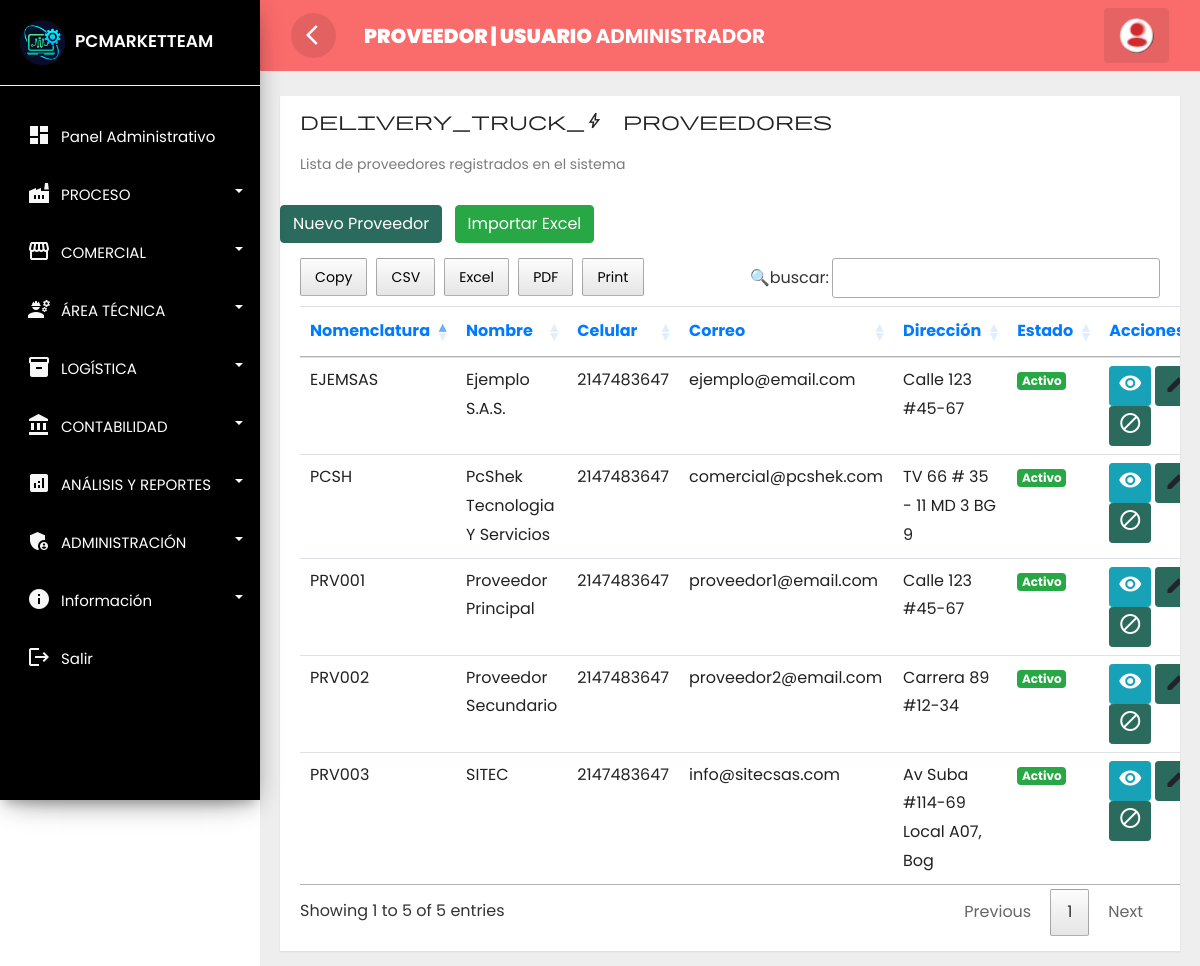
Screenshot of /frontend/proveedor/mostrar.php (signed in) with the database file from the repository.
### tables this page shows
CREATE TABLE `usuarios` (
  `id` int(11) NOT NULL,
  `nombre` varchar(30) NOT NULL,
  `usuario` varchar(45) NOT NULL,
  `correo` varchar(30) NOT NULL,
  `clave` text NOT NULL,
  `rol` char(1) NOT NULL,
  `foto` text DEFAULT NULL,
  `estado` char(1) NOT NULL,
  `fere` timestamp NOT NULL DEFAULT current_timestamp(),
  `idsede` varchar(25) DEFAULT NULL
);

CREATE TABLE `proveedores` (
  `id` int(11) NOT NULL,
  `privado` int(2) DEFAULT NULL,
  `nombre` varchar(30) DEFAULT NULL,
  `celu` int(10) DEFAULT NULL,
  `correo` varchar(30) DEFAULT NULL,
  `dire` varchar(30) DEFAULT NULL,
  `cuiprov` varchar(30) DEFAULT NULL,
  `nomenclatura` varchar(10) DEFAULT NULL,
  `nit` int(10) DEFAULT NULL,
  `fecha_creacion` timestamp NOT NULL DEFAULT current_timestamp(),
  `fecha_actualizacion` timestamp NOT NULL DEFAULT current_timestamp() ON UPDATE current_timestamp()
);

### frontend/proveedor/mostrar.php (the view, shortened to what this page needs)
<?php
require_once '../../config/ctconex.php';
$userInfo = null;
if (isset($_SESSION['id'])) {
    try {
        $stmt = $connect->prepare("SELECT id, nombre, usuario, correo, foto, idsede FROM usuarios WHERE id = ?");
        $stmt->execute([$_SESSION['id']]);
        $userInfo = $stmt->fetch(PDO::FETCH_ASSOC);
    } catch (PDOException $e) {
        error_log("Error obteniendo información del usuario: " . $e->getMessage());
        $userInfo = [
            'nombre' => 'PCUsuario',
            'usuario' => 'pc_usuario',
            'correo' => 'correo@pcmarkett.co',
            'foto' => 'reere.webp',
            'idsede' => 'Sede sin definir'
        ];
    }
}
?>
<?php if (isset($_SESSION['id'])) { ?>
<!doctype html>
<html lang="es">
<head>
    <link rel="stylesheet" href="../../backend/css/bootstrap.min.css">
    <link rel="stylesheet" href="../../backend/css/custom.css">
    <link rel="stylesheet" href="../../backend/css/loader.css">
    <link rel="stylesheet" type="text/css" href="../../backend/css/datatable.css">
    <link rel="stylesheet" type="text/css" href="../../backend/css/buttonsdataTables.css">
    <link rel="stylesheet" type="text/css" href="../../backend/css/font.css">
</head>
<body>
    <div class="wrapper">
        <?php include_once '../layouts/nav.php';
        include_once '../layouts/menu_data.php'; ?>
        <nav id="sidebar">
            <div class="sidebar-header">
                <h3><img src="../../backend/img/favicon.webp" class="img-fluid"><span>PCMARKETTEAM</span></h3>
            </div>
            <?php renderMenu($menu); ?>
        </nav>
        <div id="content">
<div class="top-navbar">
    <nav class="navbar navbar-expand-lg" style="background:rgb(250, 107, 107);">
        <div class="container-fluid">
        <button type="button" id="sidebarCollapse" class="d-xl-block d-lg-block d-md-none d-none">
        <span class="material-icons">arrow_back_ios</span>
        </button>
        <?php
        $titulo = "";
        switch ($_SESSION['rol']) {
        case 1:
        $titulo = "ADMINISTRADOR";
        break;
        }
        ?>
        <a class="navbar-brand" href="#" style="color: #fff; font-weight: bold;">
        <b>PROVEEDOR | USUARIO </b><?php echo htmlspecialchars($titulo); ?>
        </a>
        <ul class="nav navbar-nav ml-auto">
        <li class="dropdown nav-item active">
        <a href="#" class="nav-link" data-toggle="dropdown">
        <img src="../../backend/img/<?php echo htmlspecialchars($userInfo['foto'] ?? 'reere.webp'); ?>"
            alt="Foto de perfil"
            style="width: 35px; height: 35px; border-radius: 50%; object-fit: cover;">
        </a>
        </li>
        </ul>
        </div>
    </nav>
</div>
            <div class="main-content">
                <div class="row">
                    <div class="col-lg-12 col-md-12">
                        <div class="card" style="min-height: 485px">
                            <div class="card-header card-header-text">
                                <h4 class="card-title material-symbols-outlined"> delivery_truck_bolt Proveedores</h4>
                                <p class="category">Lista de proveedores registrados en el sistema</p>
                            </div>
                            <br>
                            <a href="../proveedor/nuevo.php" class="btn btn-danger text-white">Nuevo Proveedor</a>
                            <a href="../proveedor/importar.php" class="btn btn-success text-white ml-2">Importar
                                Excel</a>
                            <br>
                            <div class="card-content table-responsive">
                                <?php
                                $sentencia = $connect->prepare("SELECT * FROM proveedores ORDER BY nombre ASC;");
                                $sentencia->execute();
                                $data = array();
                                if ($sentencia) {
                                    while ($r = $sentencia->fetchObject()) {
                                        $data[] = $r;
                                    }
                                }
                                ?>
                                <?php if (count($data) > 0): ?>
                                    <table class="table table-hover" id="example">
                                        <thead class="text-primary">
                                            <tr>
                                                <th>Nomenclatura</th>
                                                <th>Nombre</th>
                                                <th>Celular</th>
                                                <th>Correo</th>
                                                <th>Dirección</th>
                                                <th>Estado</th>
                                                <th>Acciones</th>
                                            </tr>
                                        </thead>
                                        <tbody>
                                            <?php foreach ($data as $d): ?>
                                                <tr>
                                                    <td><?php echo $d->nomenclatura; ?></td>
                                                    <td><?php echo $d->nombre; ?></td>
                                                    <td><?php echo $d->celu; ?></td>
                                                    <td><?php echo $d->correo; ?></td>
                                                    <td><?php echo $d->dire; ?></td>
                                                    <td>
                                                        <?php if ($d->privado == 1) { ?>
                                                            <span class="badge badge-success">Activo</span>
                                                        <?php } else { ?>
                                                            <span class="badge badge-danger">Inactivo</span>
                                                        <?php } ?>
                                                    </td>
                                                    <td>
                                                        <a class="btn btn-info btn-sm"
                                                            href="../proveedor/ver.php?id=<?php echo $d->id; ?>">
                                                            <i class='material-icons' data-toggle='tooltip'
                                                                title='Ver detalles'>visibility</i>
                                                        </a>
                                                        <a class="btn btn-warning btn-sm"
                                                            href="../proveedor/editar.php?id=<?php echo $d->id; ?>">
                                                            <i class='material-icons' data-toggle='tooltip'
                                                                title='Editar'>edit</i>
                                                        </a>
                                                        <?php if ($d->privado == 1): ?>
                                                            <a class="btn btn-danger btn-sm"
                                                                href="../proveedor/desactivar.php?id=<?php echo $d->id; ?>">
                                                                <i class='material-icons' data-toggle='tooltip'
                                                                    title='Desactivar'>block</i>
                                                            </a>
                                                        <?php endif; ?>
                                                    </td>
                                                </tr>
                                            <?php endforeach; ?>
                                        </tbody>
                                    </table>
                                <?php else: ?>
                                    <div class="alert alert-warning" role="alert">
                                        No se encontraron proveedores registrados!
                                    </div>
                                <?php endif; ?>
                            </div>
                        </div>
                    </div>
                </div>
            </div>
        </div>
</body>
</html>
<?php } else {
    header('Location: ../error404.php');
} ?>

### frontend/layouts/nav.php
<?php
function getInlineStyle($class, $label = '') {
    $styles = [
        'style-triage1' => ['#e74c3c', '#c0392b', 'rgba(231,76,60,0.3)'],
        'style-control-calidad' => ['#b6b059', 'rgb(222, 217, 50)', 'rgba(255, 234, 5, 0.3)'],
        'style-mantenimiento' => ['#1abc9c', '#16a085', 'rgba(26,188,156,0.3)'],
        'style-electrico' => ['#3498db', '#2980b9', 'rgba(52,152,219,0.3)'],
        'style-estetico' => ['#2c3e50', '#34495e', 'rgba(44,62,80,0.3)'],
        'business' => ['#27ae60', '#229954', 'rgba(39,174,96,0.3)'],
        'style-triage2' => ['#f39c12', '#e67e22', 'rgba(243,156,18,0.3)'],
    ];
    if (isset($styles[$class])) {
        [$from, $to, $shadow] = $styles[$class];
        return sprintf(
            'style="background: linear-gradient(135deg, %s 0%%, %s 100%%); color: white; box-shadow: 0 4px 15px %s; transition: all 0.3s ease;"',
            $from, $to, $shadow
        );
    }
    return '';
}
function renderMenu($items) {
    echo '<ul class="list-unstyled components">';
    foreach ($items as $item) {
        $class = $item['class'] ?? '';
        $label = $item['label'] ?? '';
        $style = getInlineStyle($class, $label);
        $url = $item['url'] ?? '#';
        $icon = isset($item['icon']) ? "<i class=\"material-icons\">{$item['icon']}</i>" : '';
        if (isset($item['children'])) {
            $id = $item['id'] ?? 'menu_' . uniqid();
            echo "<li class=\"dropdown\">
                    <a href=\"{$url}\" data-toggle=\"collapse\" data-target=\"#{$id}\" aria-expanded=\"false\" class=\"dropdown-toggle {$class}\" data-debug=\"{$class}\"{$style}>
                        {$icon}<span>{$label}</span>
                    </a>
                    <ul class=\"collapse list-unstyled menu\" id=\"{$id}\">";
            renderMenu($item['children']);
            echo '</ul></li>';
        } else {
            $disabled = (!empty($item['disabled']) && $item['disabled']) ? 'disabled' : '';
            echo "<li class=\"{$disabled}\">
                    <a href=\"{$url}\" class=\"{$class}\" data-debug=\"{$class}\"{$style}>
                        {$icon}<span>{$label}</span>
                    </a>
                </li>";
        }
    }
    echo '</ul>';
}
?>

### backend/css/custom.css (style rules this page uses)
body, html { line-height: 1.8; font-family: 'Poppins', sans-serif; color: #555e58; text-transform:none; text-rendering: optimizeLegibility !important; -webkit-font-smoothing: antialiased !important; font-weight: 400; margin:0px; padding:0px; }
h1, h2, h3, h4, h5, h6, .h1, .h2, .h3, .h4 { font-weight: 400; line-height: 1.5em; }
p { font-size: 15px; margin: 12px 0 0; line-height: 24px; }
a { color: #333; font-weight: 400; }
button { cursor:pointer; }
ul, ol { padding: 0; margin:0px; list-style: none; }
a, a:hover, a:focus { color: #333; text-decoration: none; transition: all 0.3s; }
.material-icons { font-family: 'Material Icons'; font-weight: normal; font-style: normal; font-size: 24px; display: inline-block; line-height: 1; text-transform: none; letter-spacing: normal; word-wrap: normal; white-space: nowrap; direction: ltr; -webkit-font-smoothing: antialiased; text-rendering: optimizeLegibility; -moz-osx-font-smoothing: grayscale; font-feature-settings: 'liga'; }
.wrapper { position: relative; width:100%; overflow:auto; }
#sidebar { position:fixed; height:100vh!important; top: 0; bottom: 0; left: 0; z-index:11; width: 260px; overflow:auto; transition:all 0.3s ; background: black; box-shadow: 0 10px 30px -12px rgb(0 0 0 / 42%), 0 4px 25px 0px rgb(0 0 0 / 12%), 0 8px 10px -5px rgb(0 0 0 / 20%); }
#sidebar .sidebar-header { padding:20px; background-color:black; border-bottom:1px solid #eee; }
.sidebar-header h3 { color:white; font-size:17px; margin:0px; text-transform:none; transition:all 0.5s ease; font-weight:600; }
.sidebar-header h3 img { width:45px; margin-right:10px; }
#sidebar ul li { padding:2px 7px; }
.dropdown-toggle::after { position: absolute; right: 10px; top: 23px; }
#sidebar ul.components { padding: 20px 0; }
#sidebar ul li a { padding: 10px; line-height: 30px; border-radius:5px; font-size: 15px; position:relative; font-weight: 400; display: block; color: white; }
#sidebar ul li a span { text-transform:none; display:inline-block; color: white; }
#sidebar ul li a i { position: relative; margin-right: 10px; top: 5px; color: #f7f7f7; margin-left: 10px; }
#content { position: relative; transition: all 0.3s; background-color: #EEEEEE; }
.top-navbar { width:100%; z-index:9; position:relative; }
.main-content { padding:10px 20px 0px 20px; position: relative; width: 100%; }
.navbar { background-color: #2B6B5D; color: #FFFFFF; }
.navbar-brand { color: #FFFFFF; }
.navbar button { background-color:transparent; border:none; }
.navbar button span { color:#fff; }
#sidebarCollapse { border-radius:50%; width:45px; height:45px; text-align:center; line-height:45px; margin-right:20px; border:none; color: #FFFFFF; background-color: rgba(0, 0, 0, 0.09); }
#sidebarCollapse span { margin: 9px; padding: 0px; }
.navbar-nav > li.active { color: #FFFFFF; border-radius:4px; background-color: rgba(0, 0, 0, 0.08); }
.navbar-nav > li > a { color: #FFFFFF; }
.navbar-nav li a { position: relative; display: block; padding: 10px 15px!important; }
.card { margin: 10px 0; }
.card { border-radius: 0px!important; }
.card { display: inline-block; position: relative; border:none!important; width: 100%; margin:15px 0; box-shadow: 0 1px 2px rgb(0 0 0 / 8%); border-radius: 6px; color: rgba(0,0,0, 0.87); background: #fff; }
.card .card-header { padding: 15px 20px 0; z-index: 3; background-color:#fff!important; border-bottom:none; }
.card .card-content { padding: 15px 20px; position: relative; }
.card .category:not([class*="text-"]) { color: #7b7b7b; font-size: 14px; font-weight: 400; }
.card .card-title:not(.card-calendar .card-title) { margin-top: 0; margin-bottom: 5px; }
.card .card-header-text h4 { margin-top: 0; margin-bottom: 3px; font-size:19px; font-weight: 400; color: #222222; text-decoration: none; }
.table > thead > tr > th { border-bottom-width: 1px; font-size: 16px; font-weight: 400; }
@media only screen and (min-width:992px) { #content { width: calc(100% - 260px); position: relative; float: right; transition: all 0.3s; background-color: #EEEEEE; } }

### rows the page displays
usuarios: foto (picture)
proveedores: nomenclatura "EJEMSAS", nombre "Ejemplo S.A.S.", celu "2147483647", correo "ejemplo@email.com", dire "Calle 123 #45-67", privado "Activo"
proveedores: nomenclatura "PCSH", nombre "PcShek Tecnologia Y Servicios", celu "2147483647", correo "comercial@pcshek.com", dire "TV 66 # 35 - 11 MD 3 BG 9", privado "Activo"
proveedores: nomenclatura "PRV001", nombre "Proveedor Principal", celu "2147483647", correo "proveedor1@email.com", dire "Calle 123 #45-67", privado "Activo"
proveedores: nomenclatura "PRV002", nombre "Proveedor Secundario", celu "2147483647", correo "proveedor2@email.com", dire "Carrera 89 #12-34", privado "Activo"
proveedores: nomenclatura "PRV003", nombre "SITEC", celu "2147483647", correo "info@sitecsas.com", dire "Av Suba #114-69 Local A07, Bog", privado "Activo"

### other values shown
$label "Panel Administrativo"
$label "PROCESO"
$label "COMERCIAL"
$label "ÁREA TÉCNICA"
$label "LOGÍSTICA"
$label "CONTABILIDAD"
$label "ANÁLISIS Y REPORTES"
$label "ADMINISTRACIÓN"
$label "Información"
$label "Salir"
$titulo "ADMINISTRADOR"
